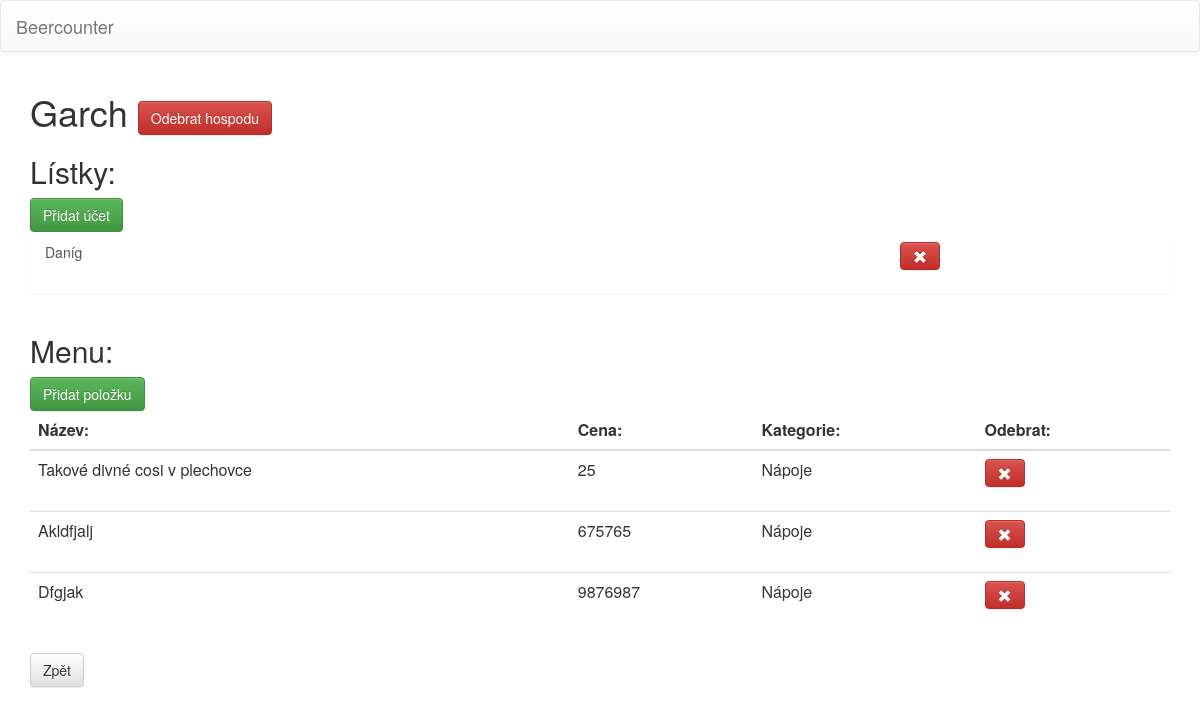
/pub/46/, run on the app's committed database.
### beercounter/models.py (models this page shows, shortened)
class Pub(Model):
  class Meta:
    verbose_name = "Hospoda"
  name = CharField(max_length=50, unique=True, verbose_name="Název")

class Bill(Model):
  class Meta:
    unique_together = ('name', 'pub')
    default_related_name = "bills"
    verbose_name = "Účet"
  name = CharField(max_length=50, verbose_name="Jméno")
  pub = ForeignKey('Pub', on_delete=CASCADE, )

class Item(Model):
  class Meta:
    verbose_name = "Položka"
    default_related_name = "items"
  ITEM_CATEGORY = (
      ('N', 'Nápoje'),
      ('J', 'Jídlo'),
      ('O', 'Ostatní'),
      )
  name = CharField(max_length=51, unique=True, verbose_name="Název")
  price = PositiveSmallIntegerField(default=0, verbose_name="Cena")
  category = CharField(max_length=1, choices=ITEM_CATEGORY, default='N', verbose_name="Kategorie")
  pub = ForeignKey('Pub', on_delete=CASCADE, verbose_name="Hospoda")

### beercounter/views.py (the view, shortened to what this page needs)
# urls.py: url(r'^pub/(?P<pk>[0-9]+)/$', views.PubView.as_view(), name="pub"),
class PubView(DetailView):
  model = Pub

### beercounter/templates/beercounter/pub_detail.html (shortened to what this page needs)
{% extends "beercounter/base.html" %}
{% load staticfiles %}
{% block content %}
<h1> {{ pub.name }}
  <a href="{% url 'beercounter:deletepub' pub.id %}" class="btn btn-danger" role="button"> Odebrat
    hospodu </a> </h1>
<h2> Lístky: </h2>
<a href="{% url 'beercounter:addbill' pub.id %}" class="btn btn-success" role="button"> Přidat
  účet </a>
<div class="container-fluid">
  {% for bill in pub.bills.all %}
  <div class="list-group row">
    <a href="{% url 'beercounter:bill' bill.id %}" class="list-group-item col-sm-9" > {{ bill.name }} </a>
    <div class="list-group-item col-sm-3" >
      <form method="POST" action=""
                          onsubmit="return confirm('Opravdu?')">
        <button type="submit" name="deleteBill" class="btn btn-danger " > <span class="glyphicon glyphicon-remove"> </span>
        </button> </div>
  </div>
      {% endfor %}
</div>
<h2> Menu: </h2>
<a href="{% url 'beercounter:additem' pub.id %}" class="btn btn-success" role="button"> Přidat položku </a>
<table class="table ">
  <thead>
    <tr>
      <th> Název: </th>
      <th> Cena: </th>
      <th> Kategorie: </th>
      <th> Odebrat: </th>
    </tr>
  </thead>
  {% for item in pub.items.all %}
  <tr>
    <td> {{ item.name }} </td>
    <td> {{ item.price }} </td>
    <td> {{ item.get_category_display }} </td>
    <td>
      <form method="POST" action=""
                          onsubmit="return confirm('Opravdu?')">
        <button type="submit" name="deleteItem" class="btn btn-danger"> <span class="glyphicon glyphicon-remove"></span> </button> </td>
  </tr>
  {% endfor %}
</table>
<a href="{% url 'beercounter:index' %}" class="btn btn-default" role="button"> Zpět </a>
{% endblock %}

### beercounter/static/beercounter/css/style.css (style rules this page uses)
.list-group-item { border: 0 !important; }

### data on the page
Pub: name "Garch"
Bill: name "Daníg"
Item: name "Takové divné cosi v plechovce", price "25", category "Nápoje"
Item: name "Akldfjalj", price "675765", category "Nápoje"
Item: name "Dfgjak", price "9876987", category "Nápoje"
